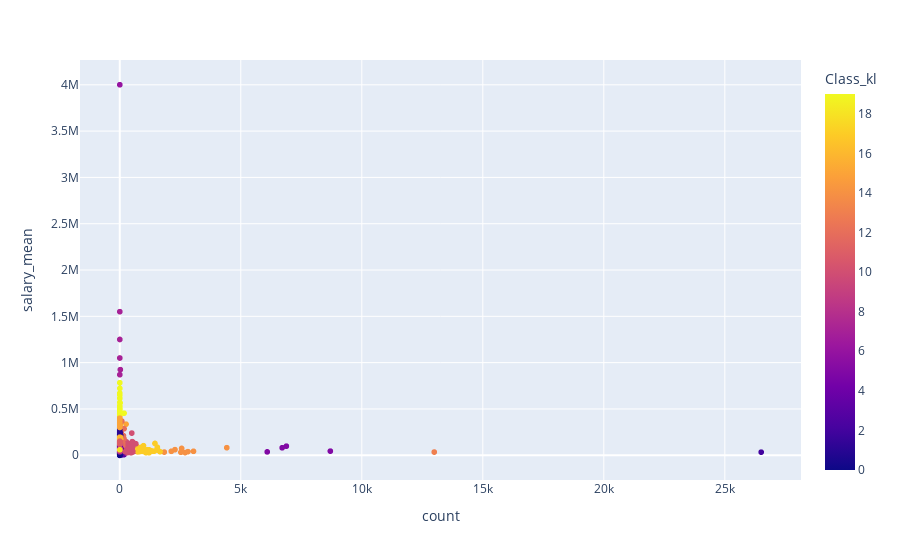

The notebook cell this image was saved under:
### Code cell
fig = px.scatter(Data_salary_net_RUR_employer, x="count", y="salary_mean", color="Class_kl")
fig.show()

### Figure 1 — Plotly figure (JSON) as saved in the notebook; plotly's stock layout.template omitted (floating-point values rounded to 4 significant figures; data arrays with more than 128 entries replaced by an {"elided": "..."} marker saying what was removed)
{"data": [{"hovertemplate": "count=%{x}<br>salary_mean=%{y}<br>Class_kl=%{marker.color}<extra></extra>", "legendgroup": "", "marker": {"color": {"elided": "39612 int values"}, "coloraxis": "coloraxis", "symbol": "circle"}, "mode": "markers", "name": "", "showlegend": false, "type": "scattergl", "x": {"elided": "39612 int values"}, "xaxis": "x", "y": {"elided": "39612 float values"}, "yaxis": "y"}], "layout": {"coloraxis": {"colorbar": {"title": {"text": "Class_kl"}}, "colorscale": [[0, "#0d0887"], [0.1111, "#46039f"], [0.2222, "#7201a8"], [0.3333, "#9c179e"], [0.4444, "#bd3786"], [0.5556, "#d8576b"], [0.6667, "#ed7953"], [0.7778, "#fb9f3a"], [0.8889, "#fdca26"], [1, "#f0f921"]]}, "legend": {"tracegroupgap": 0}, "margin": {"t": 60}, "xaxis": {"anchor": "y", "domain": [0, 1], "title": {"text": "count"}}, "yaxis": {"anchor": "x", "domain": [0, 1], "title": {"text": "salary_mean"}}}}
